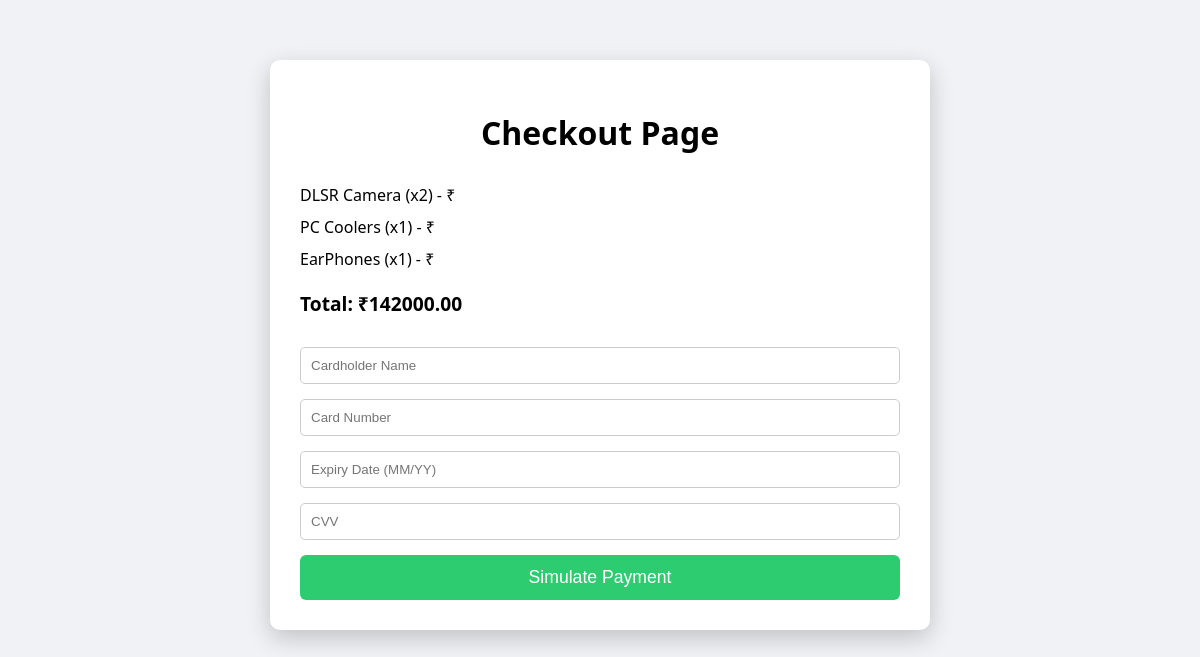
Screenshot of /checkout/ (signed in) with the database file from the repository.
### shop/models.py (models this page shows, shortened)
class Cart(models.Model):
    user = models.ForeignKey(User, on_delete=models.CASCADE)
    quantity = models.PositiveIntegerField(default=1)
    content_type = models.ForeignKey(ContentType, on_delete=models.CASCADE)
    object_id = models.PositiveIntegerField()
    product = GenericForeignKey('content_type', 'object_id')

class Product(models.Model):
    name = models.CharField(max_length=100)
    price = models.DecimalField(max_digits=10, decimal_places=2)
    description = models.TextField()
    image = models.ImageField(upload_to='product_images/')  #  Add this line

### shop/views.py (the view)
# urls.py: path('checkout/', views.checkout, name='checkout'),
@login_required
def checkout(request):
    cart_items = Cart.objects.filter(user=request.user)
    total = 0
    for item in cart_items:
        total += item.quantity * item.product.price
    if request.method == 'POST':
        messages.success(request, "Payment successful! Order placed.")
        Cart.objects.filter(user=request.user).delete()  # clear cart
        return redirect('home')  # change to your home page name
    return render(request, 'checkout.html', {
        'cart_items': cart_items,
        'total': total,
    })

### templates/checkout.html (shortened to what this page needs)
{% load static %}
<!DOCTYPE html>
<html lang="en">
<head>
    <link rel="stylesheet" href="{% static 'css/style.css' %}">
</head>
<body>
<div class="container">
    <h1>Checkout Page</h1>
    <div class="cart-summary">
        <ul>
            {% for item in cart_items %}
                <li>{{ item.product.name }} (x{{ item.quantity }}) - ₹{{ item.quantity|floatformat:2|add:"0"|add:item.product.price }}</li>
            {% endfor %}
        </ul>
        <p class="total">Total: ₹{{ total }}</p>
    </div>
    <form method="post" action="{% url 'process_payment' %}">
        <input type="text" name="card_name" placeholder="Cardholder Name" required>
        <input type="text" name="card_number" placeholder="Card Number" required>
        <input type="text" name="expiry" placeholder="Expiry Date (MM/YY)" required>
        <input type="number" name="cvv" placeholder="CVV" required>
        <button type="submit">Simulate Payment</button>
    </form>
</div>
</body>
</html>

### static/css/style.css (style rules this page uses)
body { font-family: Arial, sans-serif; margin: 20px; background: #f8f8f8; }
body { font-family: Arial, sans-serif; padding: 20px; }

### templates/checkout.html (style rules this page uses)
body { font-family: 'Segoe UI', sans-serif; background: #f1f2f6; margin: 0; padding: 0; }
.container { max-width: 600px; margin: 60px auto; background-color: white; padding: 30px; border-radius: 10px; box-shadow: 0 8px 24px rgba(0,0,0,0.2); }
h1 { text-align: center; margin-bottom: 30px; }
.cart-summary { margin-bottom: 30px; }
.cart-summary ul { list-style: none; padding: 0; }
.cart-summary li { margin-bottom: 10px; }
.total { font-weight: bold; font-size: 1.2rem; }
form { display: flex; flex-direction: column; }
input[type="text"], input[type="number"] { padding: 10px; margin-bottom: 15px; border-radius: 5px; border: 1px solid #ccc; }
button { padding: 12px; background-color: #2ecc71; color: white; border: none; font-size: 1.1rem; border-radius: 6px; cursor: pointer; }

### rows the page displays
Cart: product.name "DLSR Camera", quantity "2"
Cart: product.name "PC Coolers", quantity "1"
Cart: product.name "EarPhones", quantity "1"

### other values shown
{{ total }} "142000.00"
